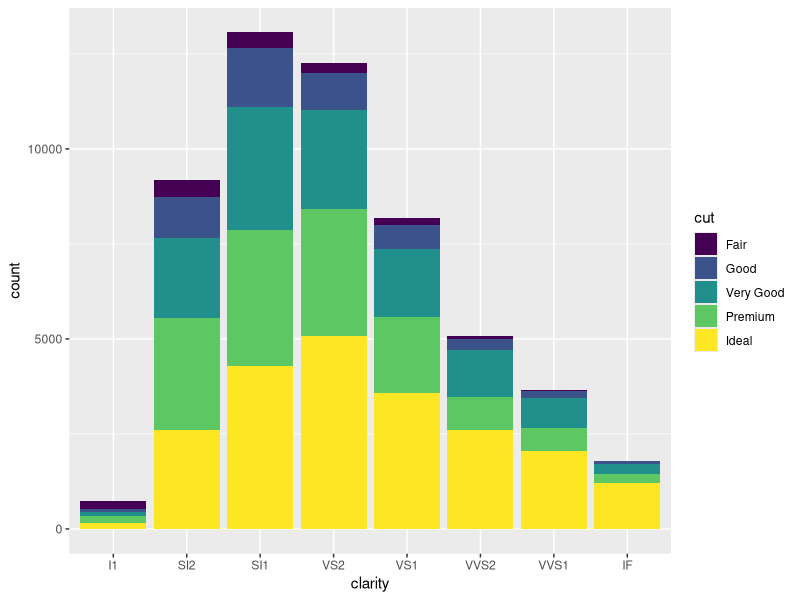
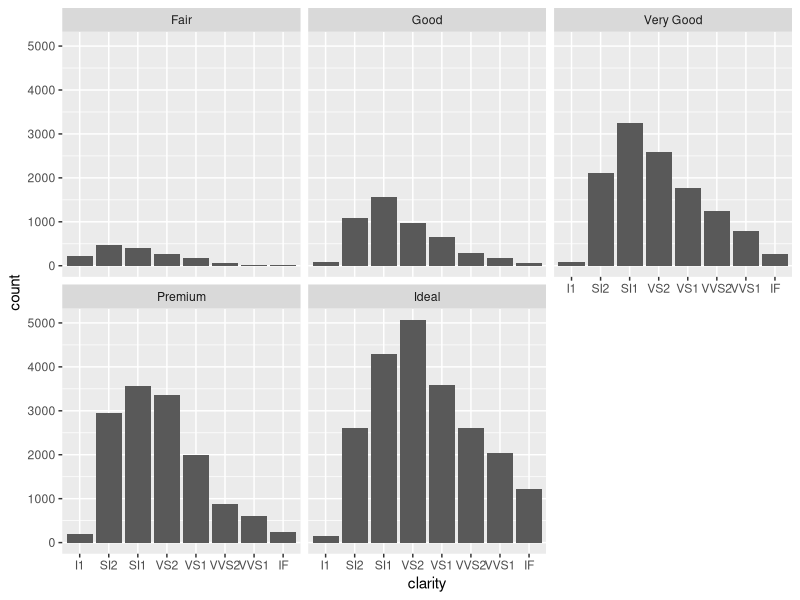
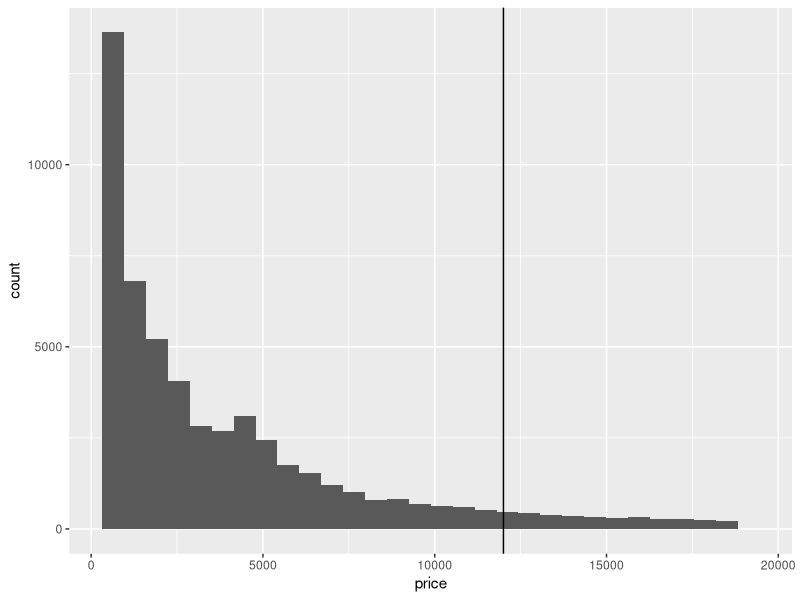

Reproduce these figures in R, in order. (Note: this script raises an error after producing the figures.)
#-------------------boosting1-----------------------------

require(ggplot2)        # or load package first
data(diamonds)
head(diamonds)          # look at the data!
#
ggplot(diamonds, aes(clarity, fill=cut)) + geom_bar()
ggplot(diamonds, aes(clarity)) + geom_bar() + facet_wrap(~ cut)
ggplot(diamonds) + geom_histogram(aes(x=price)) + geom_vline(xintercept=12000)
ggplot(diamonds, aes(clarity)) + geom_freqpoly(aes(group = cut, colour = cut))

diamonds$Expensive <- ifelse(diamonds$price >= 12000,1,0)
head(diamonds)

diamonds$price<-NULL
require(glmnet)         # or load package first
x<-model.matrix(~., diamonds[,-ncol(diamonds)])
y<-as.matrix(diamonds$Expensive)
mglmnet<-glmnet(x=x,y=y,family="binomial")
plot(mglmnet)

set.seed(51559)
sample(1:10)
require(rpart)
mTree<-rpart(Expensive~.,data=diamonds)
plot(mTree)
text(mTree)

require(boot)
mean(diamonds$carat)
ds(diamonds$carat)
boot.mean<-function(x,i)
{
  mean(x[i])
}
boot(data=diamonds$carat, statistic=boot.mean,R=120)

#-------------------boosting2-----------------------------
library( MASS )

data( birthwt )
data( VA )
data( iris )
data( fgl )
data( cpus )
data( housing )

set.seed( 20090417 )


bMod <- gbm( low ~ ., data=birthwt,
             n.tree=1000, shrinkage=.01, cv.folds=5,
             verbose = FALSE, n.cores=1)
bMod

bwt <- birthwt
bwt <- bwt[ sample( 1:nrow( bwt ) ),]
aMod <- gbm( low ~ ., data=bwt, distribution="adaboost",
             n.trees=1000, shrinkage=.01, cv.folds=10,
             train.fraction=.9, verbose = FALSE , n.cores=1)
aMod

cMod <- gbm( Surv( stime, status ) ~ treat + age + Karn + diag.time + cell + prior,
             data = VA, n.tree = 1000, shrinkage=.1, cv.folds = 5,
             verbose = FALSE, n.cores=1)
cMod

kMod <- gbm( Species ~ . , data=iris , n.tree=1000, shrinkage=.1,
             cv.folds=5, train.fraction=.9, n.cores=1 )
kMod

kMod2 <- gbm( type ~ ., data=fgl, n.tree=1000, shrinkage=.01,
              cv.folds=5, n.cores=1 )
kMod2

mycpus <- cpus
mycpus <- mycpus[, -1 ]
gMod <- gbm( log( perf ) ~ ., data = mycpus, distribution="gaussian",
             cv.folds=5, n.trees=1000, shrinkage=.01,
             verbose = FALSE, n.cores=1)
gMod

biMod <- gbm( log(perf) ~ ., data=mycpus,
              cv.folds=5, n.trees=1000, shrinkage=.01, n.cores=1 )
biMod

tMod <- gbm( log(perf) ~ ., data=mycpus, distribution="tdist",
             cv.folds=5, n.trees=1000, shrinkage=.01,
             interaction.depth= 3, n.cores=1)
tMod

lMod <- gbm( log(perf) ~ ., data=mycpus, distribution="laplace",
             cv.folds=5, n.trees=1000, shrinkage=.01,
             interaction.depth= 3, n.cores=1)
lMod

qMod <- gbm( log(perf) ~ ., data=mycpus,
             distribution=list(name="quantile", alpha=.7 ),
             cv.folds=5, n.trees=1000, shrinkage=.01,
             interaction.depth= 3, verbose = FALSE, n.cores=1)
qMod

pMod <- gbm( Freq ~ ., data=housing , distribution="poisson",
             n.trees=1000, cv.folds=5 , shrinkage=.01,
             interaction.depth = 3, n.cores=1)
pMod





